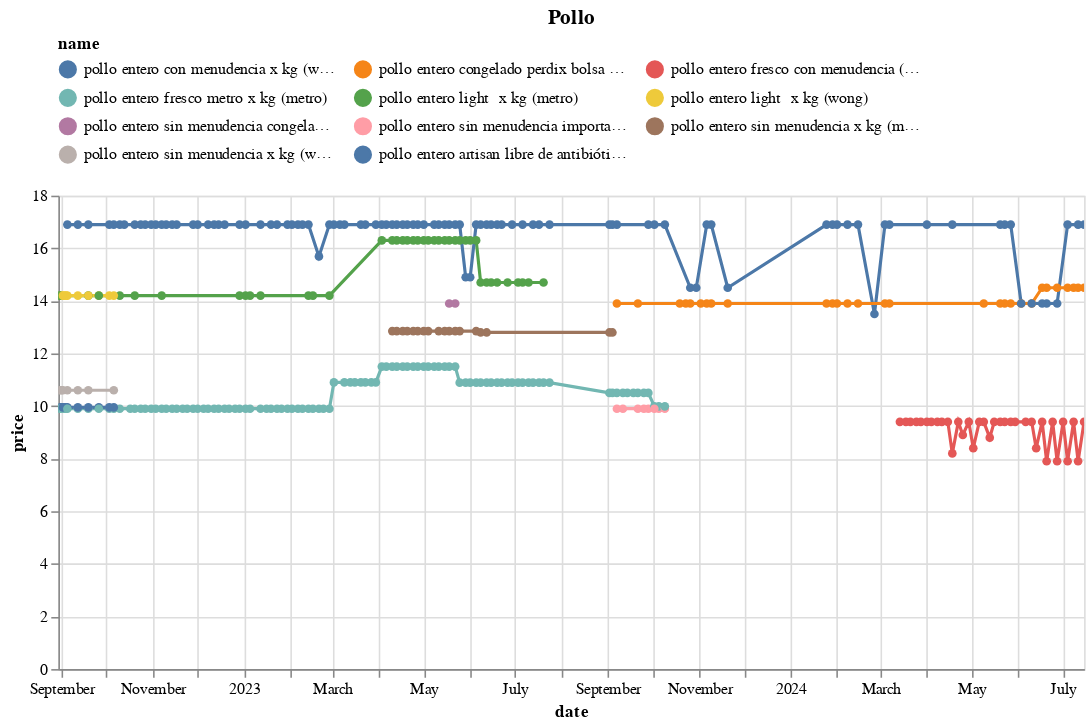

Source (notebook cell):
### Code cell
(df
 .loc[df.name.isin(names)]
 .pipe(alt.Chart)
 .mark_line(point=True)
 .encode(x='date', y='price', color='name', tooltip=['name','price'])
 .properties(width=650, title='Pollo')
 .interactive()
 .configure_legend(orient='top', columns=3)
)

### Figure 1 — Vega-Lite specification as saved in the notebook (floating-point values rounded to 4 significant figures; data arrays with more than 128 entries replaced by an {"elided": "..."} marker saying what was removed)
{"config": {"view": {"continuousWidth": 300, "continuousHeight": 300}, "legend": {"columns": 3, "orient": "top"}}, "data": {"name": "data-10bafaea4828a4b6f489aa74ce640522"}, "mark": {"type": "line", "point": true}, "encoding": {"color": {"field": "name", "type": "nominal"}, "tooltip": [{"field": "name", "type": "nominal"}, {"field": "price", "type": "quantitative"}], "x": {"field": "date", "type": "temporal"}, "y": {"field": "price", "type": "quantitative"}}, "params": [{"name": "param_13", "select": {"type": "interval", "encodings": ["x", "y"]}, "bind": "scales"}], "title": "Pollo", "width": 650, "$schema": "https://vega.github.io/schema/vega-lite/v5.17.0.json", "datasets": {"data-10bafaea4828a4b6f489aa74ce640522": {"elided": "366 records"}}}
